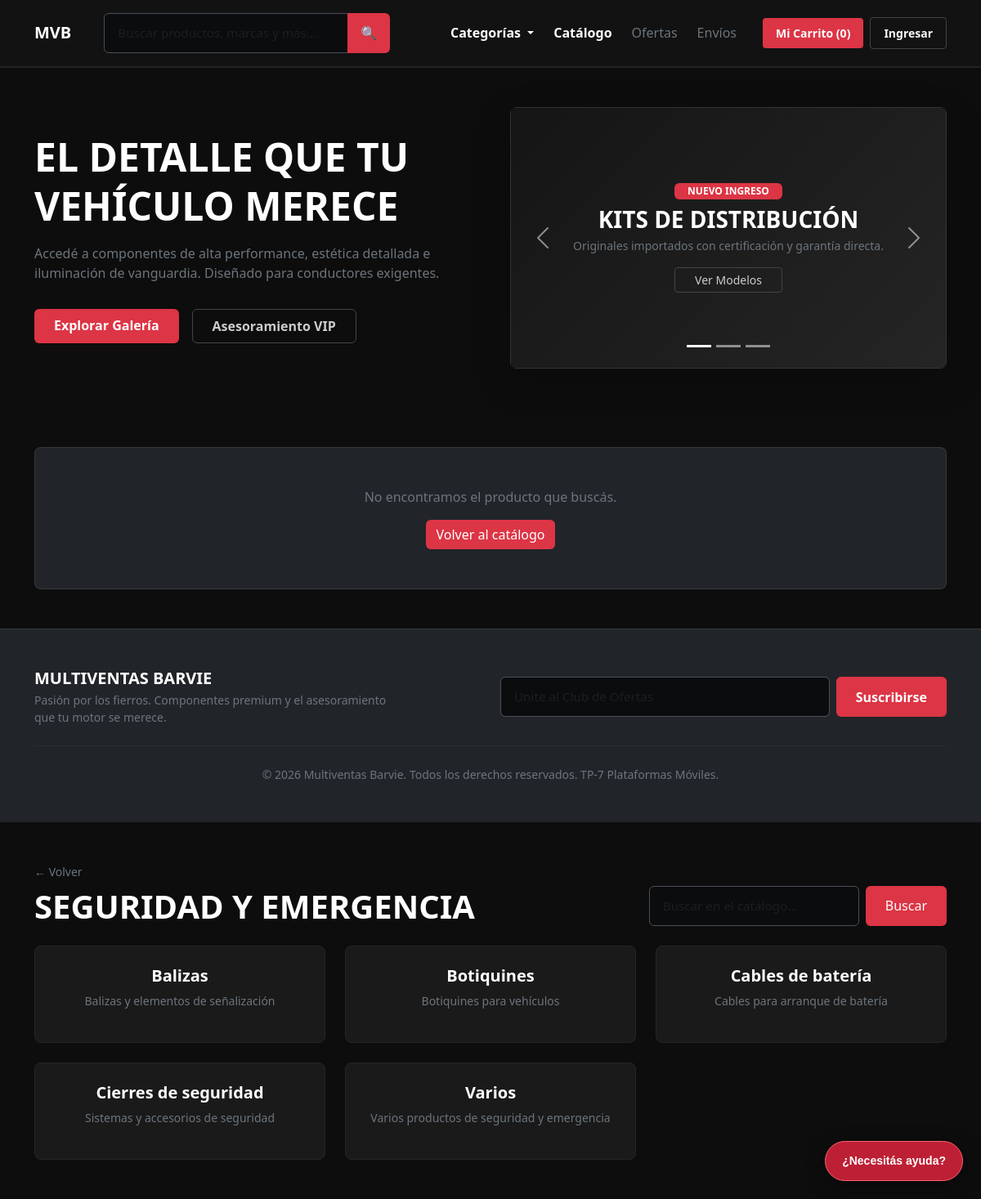
Page /src/views/catalogo.php?categoria=4 on the committed database.
### tables this page shows
CREATE TABLE categorias (
    id_categoria INT AUTO_INCREMENT PRIMARY KEY,
    nombre VARCHAR(100) NOT NULL,
    descripcion VARCHAR(255),
    id_categoria_padre INT NULL,
    CONSTRAINT fk_categoria_padre
        FOREIGN KEY (id_categoria_padre)
        REFERENCES categorias(id_categoria)
);

### src/controllers/auth/productos_controller.php (called while the page is built, shortened)
<?php
function obtenerCategorias(PDO $pdo, ?int $idPadre = null): array
{
    if ($idPadre === null) {
        $stmt = $pdo->query("SELECT * FROM categorias WHERE id_categoria_padre IS NULL ORDER BY nombre");
    } else {
        $stmt = $pdo->prepare("SELECT * FROM categorias WHERE id_categoria_padre = :padre ORDER BY nombre");
        $stmt->execute([':padre' => $idPadre]);
    }
    return $stmt->fetchAll();
}
function obtenerCategoriaPorId(PDO $pdo, int $id): ?array
{
    $stmt = $pdo->prepare("SELECT * FROM categorias WHERE id_categoria = :id");
    $stmt->execute([':id' => $id]);
    $cat = $stmt->fetch();
    return $cat ?: null;
}

### src/views/catalogo.php (the view, shortened to what this page needs)
<?php
require_once __DIR__ . '/../config/database.php';
require_once __DIR__ . '/../controllers/auth/productos_controller.php';
require_once __DIR__ . '/productos_card.php';
$categoriaId = isset($_GET['categoria']) ? (int) $_GET['categoria'] : null;
$busqueda = isset($_GET['buscar']) ? trim($_GET['buscar']) : '';
$categoriaActual = null;
$subcategorias = [];
if ($busqueda !== '') {
    $productos = buscarProductos($pdo, $busqueda);
} elseif ($categoriaId !== null) {
    $categoriaActual = obtenerCategoriaPorId($pdo, $categoriaId);
    if ($categoriaActual) {
        $subcategorias = obtenerCategorias($pdo, $categoriaId);
    }
}
require_once __DIR__ . '/_layouts/header.php';
?>
    <main class="container my-5">
        <div class="d-flex flex-wrap align-items-end justify-content-between gap-3 mb-4">
            <div>
                <?php if ($busqueda !== ''): ?>
                    <a href="<?= BASE_URL ?>/src/views/catalogo.php" class="text-secondary text-decoration-none small d-inline-block mb-2">← Volver al catálogo</a>
                    <h1 class="fw-bold text-white text-uppercase tracking-wide m-0">Resultados para "<?= htmlspecialchars($busqueda) ?>"</h1>
                <?php elseif ($categoriaActual): ?>
                    <a href="<?= BASE_URL ?>/src/views/catalogo.php<?= $categoriaActual['id_categoria_padre'] ? '?categoria=' . (int) $categoriaActual['id_categoria_padre'] : '' ?>" class="text-secondary text-decoration-none small d-inline-block mb-2">← Volver</a>
                    <h1 class="fw-bold text-white text-uppercase tracking-wide m-0"><?= htmlspecialchars($categoriaActual['nombre']) ?></h1>
                <?php else: ?>
                    <h1 class="fw-bold text-white text-uppercase tracking-wide m-0">Catálogo</h1>
                    <p class="text-secondary mb-0">Elegí una categoría para ver los productos disponibles.</p>
                <?php endif; ?>
            </div>
            <form method="GET" action="<?= BASE_URL ?>/src/views/catalogo.php" class="d-flex gap-2">
                <input type="text" name="buscar" value="<?= htmlspecialchars($busqueda) ?>" class="form-control form-control-premium" placeholder="Buscar en el catálogo...">
                <button type="submit" class="btn btn-premium-red px-4">Buscar</button>
            </form>
        </div>
        <?php if (!empty($subcategorias)): ?>
            <div class="row g-4">
                <?php foreach ($subcategorias as $cat): ?>
                    <div class="col-12 col-sm-6 col-lg-4">
                        <a href="<?= BASE_URL ?>/src/views/catalogo.php?categoria=<?= (int) $cat['id_categoria'] ?>" class="text-decoration-none">
                            <div class="card card-premium h-100 p-4 text-center">
                                <h4 class="h5 fw-bold text-white mb-2"><?= htmlspecialchars($cat['nombre']) ?></h4>
                                <?php if (!empty($cat['descripcion'])): ?>
                                    <p class="text-secondary small mb-3"><?= htmlspecialchars($cat['descripcion']) ?></p>
                                <?php endif; ?>
                            </div>
                        </a>
                    </div>
                <?php endforeach; ?>
            </div>
        <?php endif; ?>
    </main>
<?php
require_once __DIR__ . '/_layouts/footer.php';
?>

### assets/css/style.css (style rules this page uses)
:root { --bg-dark-premium: #121212; --bg-card-dark: #1a1a1a; --accent-red: #dc3545; --accent-red-hover: #b02a37; }
body { background-color: #0d0d0d; color: #e0e0e0; font-family: 'Segoe UI', Tahoma, Geneva, Verdana, sans-serif; }
.btn-premium-red { background-color: var(--accent-red); color: #fff; border: none; transition: all 0.3s ease; }
.card-premium { background-color: var(--bg-card-dark); border: 1px solid #262626; border-radius: 8px; transition: transform 0.3s ease, border-color 0.3s ease, box-shadow 0.3s ease; cursor: pointer; }
.form-control-premium { background-color: #1a1a1a; border: 1px solid #333; color: #fff; }
.form-control-premium { background-color: #0b0c0e !important; color: #ffffff !important; border: 1px solid #495057 !important; padding: 0.75rem 1rem; font-size: 0.95rem; border-radius: 6px; transition: border-color 0.2s, box-shadow 0.2s; }

### rows in the picture
categorias: nombre "SEGURIDAD Y EMERGENCIA"
categorias: nombre "Balizas", descripcion "Balizas y elementos de señalización"
categorias: nombre "Botiquines", descripcion "Botiquines para vehículos"
categorias: nombre "Cables de batería", descripcion "Cables para arranque de batería"
categorias: nombre "Cierres de seguridad", descripcion "Sistemas y accesorios de seguridad"
categorias: nombre "Varios", descripcion "Varios productos de seguridad y emergencia"

### other values in the picture
$cantidadCarrito "0"
